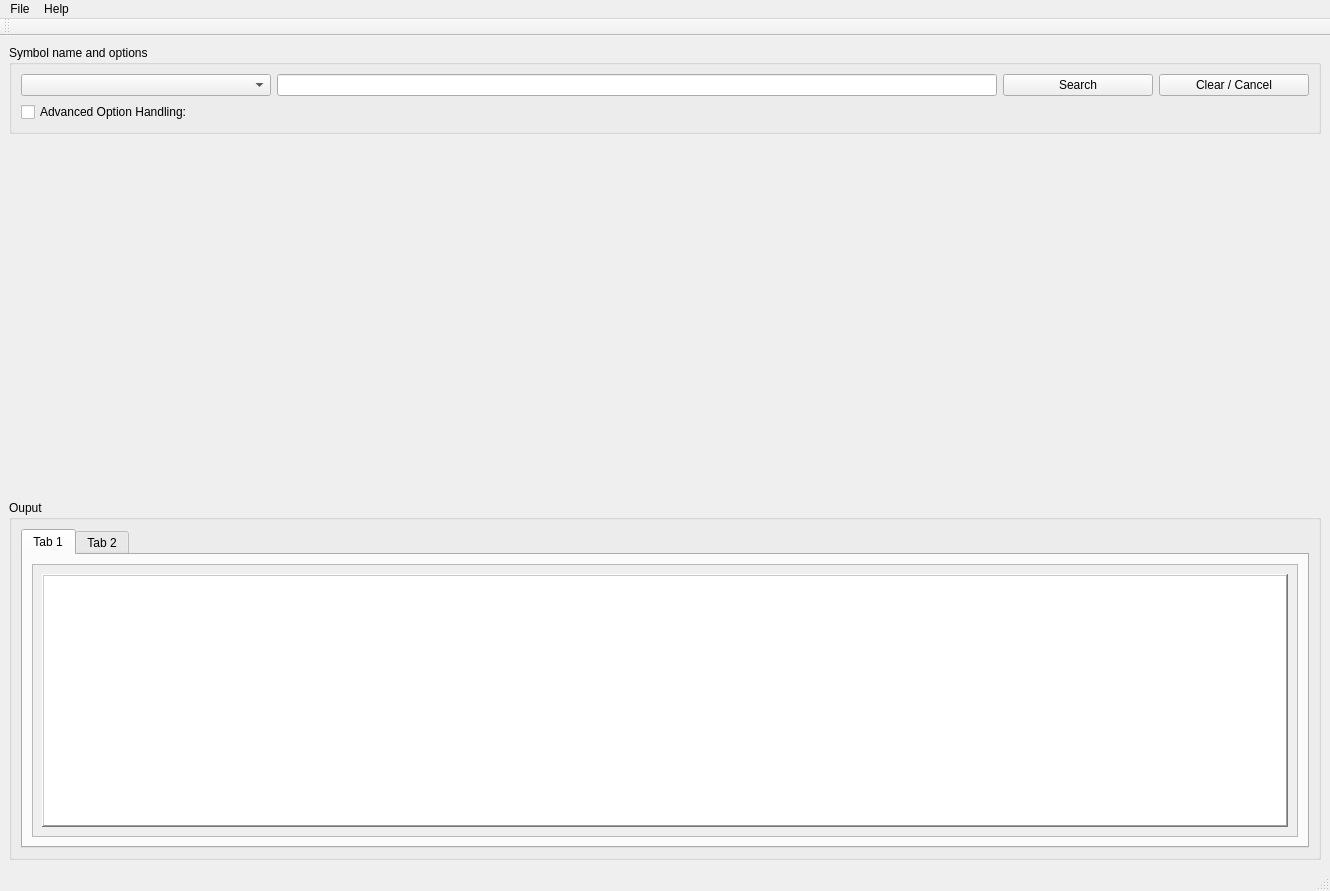
<?xml version="1.0" encoding="UTF-8"?>
<ui version="4.0">
 <class>MainWindow</class>
 <widget class="QMainWindow" name="MainWindow">
  <property name="geometry">
   <rect>
    <x>0</x>
    <y>0</y>
    <width>1330</width>
    <height>891</height>
   </rect>
  </property>
  <property name="windowTitle">
   <string>FinderMainWindow</string>
  </property>
  <widget class="QWidget" name="centralWidget">
   <layout class="QGridLayout" name="gridLayout">
    <item row="0" column="2">
     <layout class="QGridLayout" name="gridLayout_Central">
      <item row="0" column="0">
       <layout class="QGridLayout" name="gridLayout_Buttons">
        <item row="0" column="0">
         <widget class="QGroupBox" name="groupBox_Buttons">
          <property name="title">
           <string>Symbol name and options</string>
          </property>
          <layout class="QGridLayout" name="gridLayout_3">
           <item row="2" column="3">
            <widget class="QPushButton" name="pbtnClear">
             <property name="minimumSize">
              <size>
               <width>150</width>
               <height>0</height>
              </size>
             </property>
             <property name="text">
              <string>Clear / Cancel</string>
             </property>
            </widget>
           </item>
           <item row="2" column="1">
            <widget class="QLineEdit" name="lineEditSymbols"/>
           </item>
           <item row="2" column="2">
            <widget class="QPushButton" name="pbtnSearch">
             <property name="minimumSize">
              <size>
               <width>150</width>
               <height>0</height>
              </size>
             </property>
             <property name="text">
              <string>Search</string>
             </property>
            </widget>
           </item>
           <item row="2" column="0">
            <widget class="QComboBox" name="comboBoxDrivers">
             <property name="minimumSize">
              <size>
               <width>250</width>
               <height>0</height>
              </size>
             </property>
            </widget>
           </item>
           <item row="3" column="0">
            <widget class="QCheckBox" name="checkBox">
             <property name="text">
              <string>Advanced Option Handling:</string>
             </property>
            </widget>
           </item>
          </layout>
         </widget>
        </item>
       </layout>
      </item>
      <item row="2" column="0">
       <layout class="QGridLayout" name="gridLayout_ToolBox">
        <item row="1" column="0">
         <widget class="QGroupBox" name="groupBox_Output">
          <property name="title">
           <string>Ouput</string>
          </property>
          <layout class="QGridLayout" name="gridLayout_4">
           <item row="0" column="0">
            <layout class="QGridLayout" name="gridLayout_groupBoxOutput">
             <item row="0" column="0">
              <widget class="QTabWidget" name="tabWidget">
               <property name="currentIndex">
                <number>0</number>
               </property>
               <widget class="QWidget" name="tabStdOut">
                <attribute name="title">
                 <string>Tab 1</string>
                </attribute>
                <layout class="QGridLayout" name="gridLayout_2">
                 <item row="0" column="0">
                  <layout class="QGridLayout" name="gridLayout_5">
                   <item row="0" column="0">
                    <widget class="QScrollArea" name="scrollAreaStdOut">
                     <property name="widgetResizable">
                      <bool>true</bool>
                     </property>
                     <widget class="QWidget" name="scrollAreaWidgetContentsStdOut">
                      <property name="geometry">
                       <rect>
                        <x>0</x>
                        <y>0</y>
                        <width>1270</width>
                        <height>242</height>
                       </rect>
                      </property>
                      <layout class="QGridLayout" name="gridLayout_6">
                       <item row="0" column="0">
                        <widget class="QTextBrowser" name="textBrowserStdOut">
                         <property name="frameShape">
                          <enum>QFrame::WinPanel</enum>
                         </property>
                         <property name="frameShadow">
                          <enum>QFrame::Raised</enum>
                         </property>
                        </widget>
                       </item>
                      </layout>
                     </widget>
                    </widget>
                   </item>
                  </layout>
                 </item>
                </layout>
               </widget>
               <widget class="QWidget" name="tabStdError">
                <attribute name="title">
                 <string>Tab 2</string>
                </attribute>
                <layout class="QGridLayout" name="gridLayout_8">
                 <item row="0" column="0">
                  <layout class="QGridLayout" name="gridLayout_7">
                   <item row="0" column="0">
                    <widget class="QScrollArea" name="scrollAreaStdError">
                     <property name="widgetResizable">
                      <bool>true</bool>
                     </property>
                     <widget class="QWidget" name="scrollAreaWidgetContentsStdError">
                      <property name="geometry">
                       <rect>
                        <x>0</x>
                        <y>0</y>
                        <width>1270</width>
                        <height>237</height>
                       </rect>
                      </property>
                      <layout class="QGridLayout" name="gridLayout_9">
                       <item row="0" column="0">
                        <widget class="QTextBrowser" name="textBrowserStdError"/>
                       </item>
                      </layout>
                     </widget>
                    </widget>
                   </item>
                  </layout>
                 </item>
                </layout>
               </widget>
              </widget>
             </item>
            </layout>
           </item>
          </layout>
         </widget>
        </item>
        <item row="0" column="0">
         <spacer name="verticalSpacer">
          <property name="orientation">
           <enum>Qt::Vertical</enum>
          </property>
          <property name="sizeHint" stdset="0">
           <size>
            <width>20</width>
            <height>40</height>
           </size>
          </property>
         </spacer>
        </item>
       </layout>
      </item>
     </layout>
    </item>
   </layout>
  </widget>
  <widget class="QMenuBar" name="menuBar">
   <property name="geometry">
    <rect>
     <x>0</x>
     <y>0</y>
     <width>1330</width>
     <height>30</height>
    </rect>
   </property>
   <widget class="QMenu" name="menuFile">
    <property name="title">
     <string>File</string>
    </property>
    <addaction name="actionQuit"/>
   </widget>
   <widget class="QMenu" name="menuHelp">
    <property name="title">
     <string>Help</string>
    </property>
    <addaction name="actionAbout"/>
   </widget>
   <addaction name="menuFile"/>
   <addaction name="menuHelp"/>
  </widget>
  <widget class="QToolBar" name="mainToolBar">
   <attribute name="toolBarArea">
    <enum>TopToolBarArea</enum>
   </attribute>
   <attribute name="toolBarBreak">
    <bool>false</bool>
   </attribute>
  </widget>
  <widget class="QStatusBar" name="statusBar"/>
  <action name="actionQuit">
   <property name="text">
    <string>Quit</string>
   </property>
  </action>
  <action name="actionAbout">
   <property name="text">
    <string>About</string>
   </property>
  </action>
 </widget>
 <resources/>
 <connections/>
</ui>
